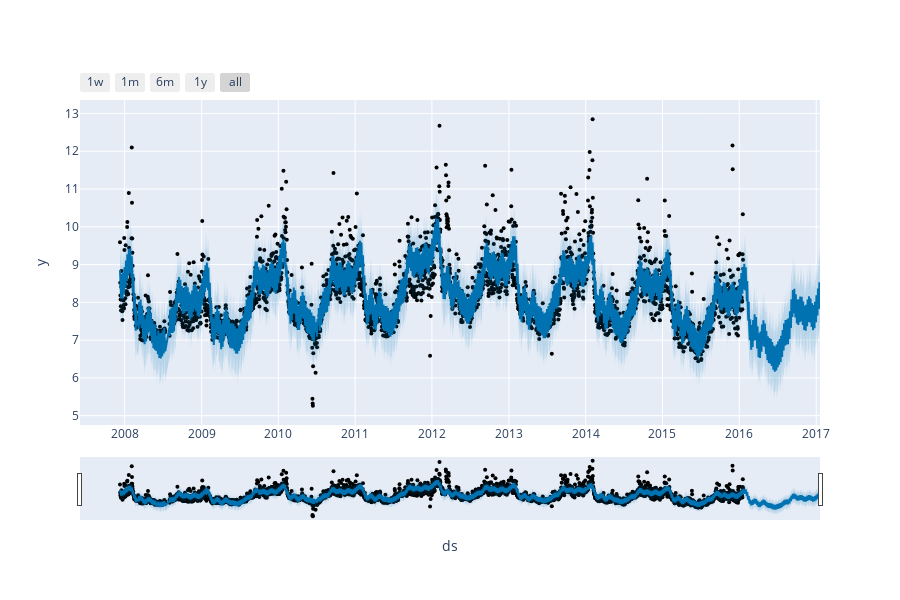

The notebook cell this image was saved under:
### Markdown cell above
- An interactive figure of the forecast and components can be created with `plotly`.

### Code cell
from prophet.plot import plot_plotly, plot_components_plotly

plot_plotly(model, forecast)

### Figure 1 — Plotly figure (JSON) as saved in the notebook; plotly's stock layout.template omitted (floating-point values rounded to 4 significant figures; data arrays with more than 128 entries replaced by an {"elided": "..."} marker saying what was removed)
{"data": [{"marker": {"color": "black", "size": 4}, "mode": "markers", "name": "Actual", "type": "scatter", "x": {"elided": "2905 str values"}, "y": {"elided": "2905 float values"}}, {"hoverinfo": "skip", "line": {"width": 0}, "mode": "lines", "type": "scatter", "x": {"elided": "3270 str values"}, "y": {"elided": "3270 float values"}}, {"fill": "tonexty", "fillcolor": "rgba(0, 114, 178, 0.2)", "line": {"color": "#0072B2", "width": 2}, "mode": "lines", "name": "Predicted", "type": "scatter", "x": {"elided": "3270 str values"}, "y": {"elided": "3270 float values"}}, {"fill": "tonexty", "fillcolor": "rgba(0, 114, 178, 0.2)", "hoverinfo": "skip", "line": {"width": 0}, "mode": "lines", "type": "scatter", "x": {"elided": "3270 str values"}, "y": {"elided": "3270 float values"}}], "layout": {"height": 600, "showlegend": false, "width": 900, "xaxis": {"rangeselector": {"buttons": [{"count": 7, "label": "1w", "step": "day", "stepmode": "backward"}, {"count": 1, "label": "1m", "step": "month", "stepmode": "backward"}, {"count": 6, "label": "6m", "step": "month", "stepmode": "backward"}, {"count": 1, "label": "1y", "step": "year", "stepmode": "backward"}, {"step": "all"}]}, "rangeslider": {"visible": true}, "title": {"text": "ds"}, "type": "date"}, "yaxis": {"title": {"text": "y"}}}}
